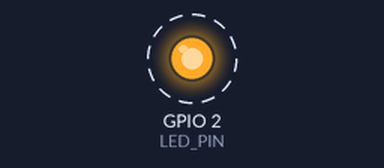
Recording of a sketch running on a simulated ESP32. Parts: output pins drawn as LEDs (lit = HIGH). Dashed ring = blinking. What the sketch prints to the serial monitor is not drawn.

Above: at 0.5 s.
Timing chart, 0 to 4.6 s (numbered marks = the images above):
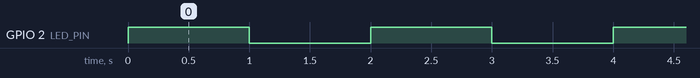

Measured:
- by itself, GPIO 2 (LED_PIN): alternates HIGH for 1.0 s and LOW for 1.0 s

The sketch:

esp32_blink_test.ino
```cpp
// ESP32 Simple Blink Test
// Tests basic ESP32 functionality

#define LED_PIN 2  // ESP32 onboard LED is on GPIO 2

void setup() {
  Serial.begin(115200);
  pinMode(LED_PIN, OUTPUT);
  Serial.println("ESP32 Blink Test Started");
  Serial.println("LED should blink every second");
}

void loop() {
  digitalWrite(LED_PIN, HIGH);
  Serial.println("LED ON");
  delay(1000);

  digitalWrite(LED_PIN, LOW);
  Serial.println("LED OFF");
  delay(1000);
}
```
